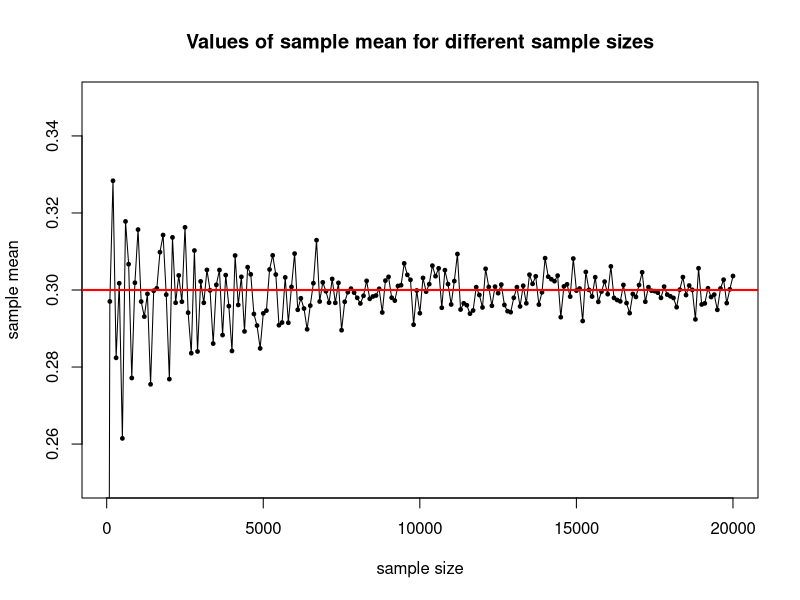
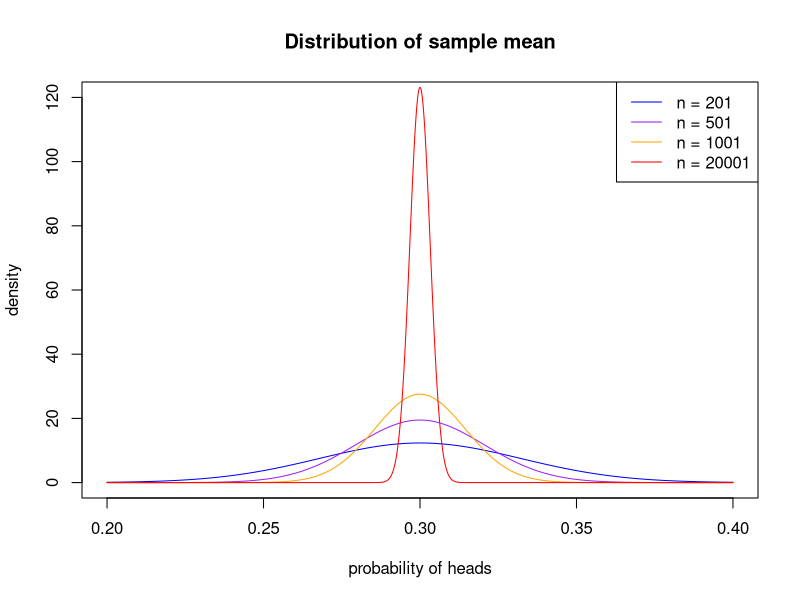
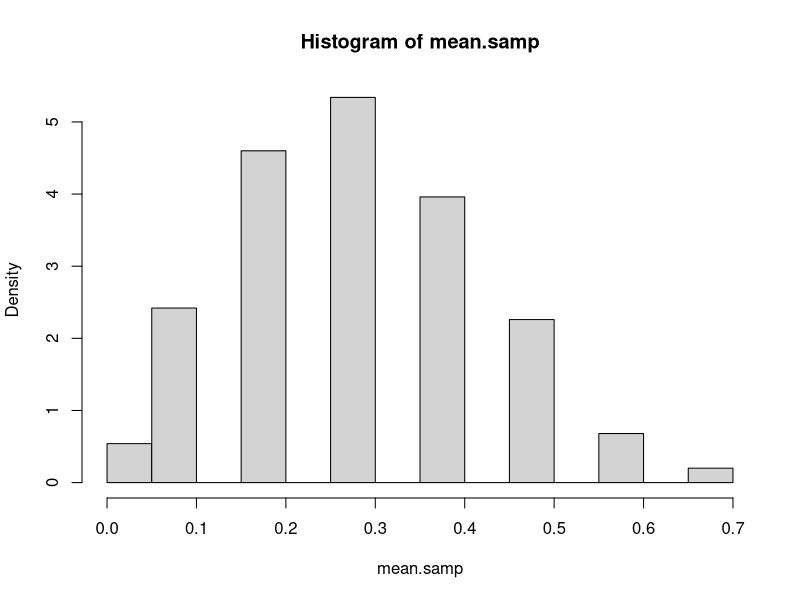
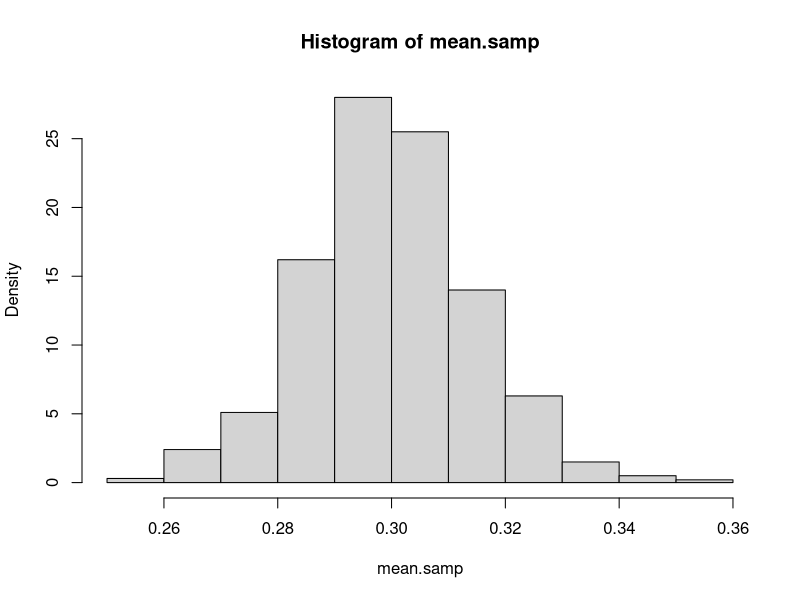
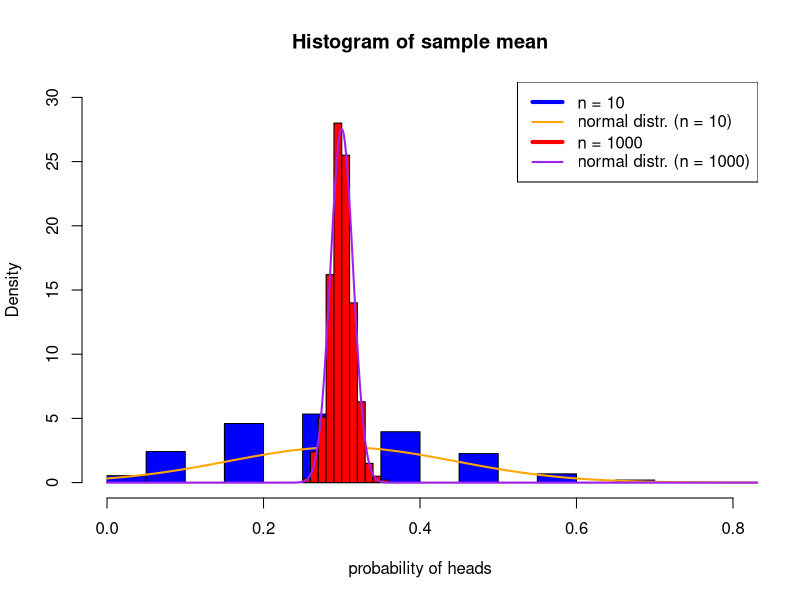

Here is the R script that generated these plots, in order:
p <- 0.3

samp.seq <- seq(1, 20001, by = 100)
mean.seq <- vector("numeric", length = length(samp.seq))

for(i in samp.seq){
  mean.seq[which(samp.seq == i)] <- mean(ifelse(runif(i) <= p, 1, 0))
}

plot(samp.seq, mean.seq, type = "l", main = "Values of sample mean for different sample sizes", xlab = "sample size", ylab = "sample mean", xlim = c(11, 20000), ylim = c(0.25, 0.35), cex = 0.5)
points(samp.seq, mean.seq, pch = 19, cex = 0.5)
abline(h = p, col = "red", lwd = 2)

time.seq <- seq(0.2, 0.4, by = 0.00001)
plot(time.seq, dnorm(time.seq, p, sqrt(p*(1-p)/samp.seq[which(samp.seq == 1001)])), type = "n", main = "Distribution of sample mean", xlab = "probability of heads", ylab = "density", ylim = c(0, 120))
lines(time.seq, dnorm(time.seq, p, sqrt(p*(1-p)/samp.seq[3])), col = "blue")
lines(time.seq, dnorm(time.seq, p, sqrt(p*(1-p)/samp.seq[6])), col = "purple")
lines(time.seq, dnorm(time.seq, p, sqrt(p*(1-p)/samp.seq[11])), col = "orange")
lines(time.seq, dnorm(time.seq, p, sqrt(p*(1-p)/samp.seq[201])), col = "red")
legend("topright", c(expression("n = 201"), expression("n = 501"), expression("n = 1001"), expression("n = 20001")), lty = c("solid", "solid", "solid", "solid"), col = c("blue", "purple", "orange", "red"))      

rep <- 1000
samp <- 10
mean.samp <- vector("numeric", length = rep)

for(i in 1:rep){
  mean.samp[i] <- mean(ifelse(runif(samp) <= p, 1, 0))
}
hist1 <- hist(mean.samp, freq = F)

samp <- 1000
for(i in 1:rep){
  mean.samp[i] <- mean(ifelse(runif(samp) <= p, 1, 0))
}
hist2 <- hist(mean.samp, freq = F)

plot(hist1, freq = F, col = rgb(0, 0, 1, alpha = 1), xlim = c(0, 0.8), ylim = c(0, 30), main = "Histogram of sample mean", xlab = "probability of heads")
lines(seq(0, 1, by = 0.001), dnorm(seq(0, 1, by = 0.001), p, sqrt(p*(1-p)/10)), col = "orange", lwd = 2)
plot(hist2, freq = F, col = rgb(1, 0, 0, alpha = 1), add = T)
lines(seq(0, 1, by = 0.001), dnorm(seq(0, 1, by = 0.001), p, sqrt(p*(1-p)/1000)), col = "purple", lwd = 2)
legend("topright", c(expression("n = 10"), expression("normal distr. (n = 10)"), expression("n = 1000"), expression("normal distr. (n = 1000)")), lty = c("solid", "solid", "solid", "solid"), col = c("blue", "orange", "red", "purple"), lwd = c(4, 2, 4, 2))

